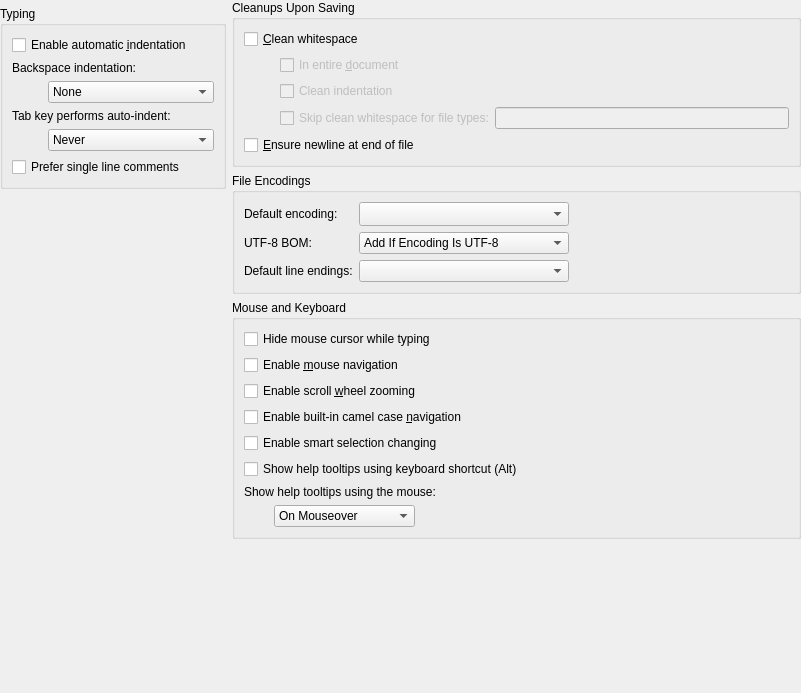
<?xml version="1.0" encoding="UTF-8"?>
<ui version="4.0">
 <class>TextEditor::Internal::BehaviorSettingsWidget</class>
 <widget class="QWidget" name="TextEditor::Internal::BehaviorSettingsWidget">
  <property name="geometry">
   <rect>
    <x>0</x>
    <y>0</y>
    <width>801</width>
    <height>693</height>
   </rect>
  </property>
  <layout class="QHBoxLayout" name="horizontalLayout">
   <property name="leftMargin">
    <number>0</number>
   </property>
   <property name="topMargin">
    <number>0</number>
   </property>
   <property name="rightMargin">
    <number>0</number>
   </property>
   <property name="bottomMargin">
    <number>0</number>
   </property>
   <item>
    <layout class="QVBoxLayout" name="verticalLayout_2">
     <item>
      <widget class="TextEditor::SimpleCodeStylePreferencesWidget" name="tabPreferencesWidget" native="true"/>
     </item>
     <item>
      <widget class="QGroupBox" name="groupBoxTyping">
       <property name="title">
        <string>Typing</string>
       </property>
       <property name="flat">
        <bool>false</bool>
       </property>
       <layout class="QGridLayout" name="gridLayout_3">
        <item row="5" column="1">
         <widget class="QComboBox" name="tabKeyBehavior">
          <property name="sizePolicy">
           <sizepolicy hsizetype="MinimumExpanding" vsizetype="Fixed">
            <horstretch>0</horstretch>
            <verstretch>0</verstretch>
           </sizepolicy>
          </property>
          <item>
           <property name="text">
            <string>Never</string>
           </property>
          </item>
          <item>
           <property name="text">
            <string>Always</string>
           </property>
          </item>
          <item>
           <property name="text">
            <string>In Leading White Space</string>
           </property>
          </item>
         </widget>
        </item>
        <item row="3" column="1">
         <widget class="QComboBox" name="smartBackspaceBehavior">
          <property name="sizePolicy">
           <sizepolicy hsizetype="MinimumExpanding" vsizetype="Fixed">
            <horstretch>0</horstretch>
            <verstretch>0</verstretch>
           </sizepolicy>
          </property>
          <property name="toolTip">
           <string>&lt;html&gt;&lt;head/&gt;&lt;body&gt;
Specifies how backspace interacts with indentation.

&lt;ul&gt;
&lt;li&gt;None: No interaction at all. Regular plain backspace behavior.
&lt;/li&gt;

&lt;li&gt;Follows Previous Indents: In leading white space it will take the cursor back to the nearest indentation level used in previous lines.
&lt;/li&gt;

&lt;li&gt;Unindents: If the character behind the cursor is a space it behaves as a backtab.
&lt;/li&gt;
&lt;/ul&gt;&lt;/body&gt;&lt;/html&gt;
</string>
          </property>
          <item>
           <property name="text">
            <string>None</string>
           </property>
          </item>
          <item>
           <property name="text">
            <string>Follows Previous Indents</string>
           </property>
          </item>
          <item>
           <property name="text">
            <string>Unindents</string>
           </property>
          </item>
         </widget>
        </item>
        <item row="0" column="0" colspan="2">
         <widget class="QCheckBox" name="autoIndent">
          <property name="text">
           <string>Enable automatic &amp;indentation</string>
          </property>
         </widget>
        </item>
        <item row="4" column="0" colspan="2">
         <widget class="QLabel" name="tabKeyBehaviorLabel">
          <property name="text">
           <string>Tab key performs auto-indent:</string>
          </property>
         </widget>
        </item>
        <item row="2" column="0" colspan="2">
         <widget class="QLabel" name="smartBackspaceLabel">
          <property name="text">
           <string>Backspace indentation:</string>
          </property>
         </widget>
        </item>
        <item row="5" column="0">
         <spacer name="horizontalSpacer_5">
          <property name="orientation">
           <enum>Qt::Horizontal</enum>
          </property>
          <property name="sizeType">
           <enum>QSizePolicy::Fixed</enum>
          </property>
          <property name="sizeHint" stdset="0">
           <size>
            <width>30</width>
            <height>20</height>
           </size>
          </property>
         </spacer>
        </item>
        <item row="6" column="0" colspan="2">
         <widget class="QCheckBox" name="preferSingleLineComments">
          <property name="text">
           <string>Prefer single line comments</string>
          </property>
         </widget>
        </item>
       </layout>
      </widget>
     </item>
     <item>
      <spacer name="verticalSpacer">
       <property name="orientation">
        <enum>Qt::Vertical</enum>
       </property>
       <property name="sizeHint" stdset="0">
        <size>
         <width>28</width>
         <height>13</height>
        </size>
       </property>
      </spacer>
     </item>
    </layout>
   </item>
   <item>
    <layout class="QVBoxLayout" name="verticalLayout_3">
     <item>
      <widget class="QGroupBox" name="groupBoxStorageSettings">
       <property name="toolTip">
        <string>Cleanup actions which are automatically performed right before the file is saved to disk.</string>
       </property>
       <property name="title">
        <string>Cleanups Upon Saving</string>
       </property>
       <layout class="QGridLayout" name="gridLayout_2">
        <item row="5" column="1">
         <widget class="QWidget" name="widget" native="true">
          <layout class="QHBoxLayout" name="horizontalLayout_3">
           <property name="spacing">
            <number>0</number>
           </property>
           <property name="leftMargin">
            <number>0</number>
           </property>
           <property name="topMargin">
            <number>0</number>
           </property>
           <property name="rightMargin">
            <number>0</number>
           </property>
           <property name="bottomMargin">
            <number>0</number>
           </property>
           <item>
            <widget class="QCheckBox" name="skipTrailingWhitespace">
             <property name="enabled">
              <bool>false</bool>
             </property>
             <property name="toolTip">
              <string>For the file patterns listed, do not trim trailing whitespace.</string>
             </property>
             <property name="text">
              <string>Skip clean whitespace for file types:</string>
             </property>
             <property name="checked">
              <bool>false</bool>
             </property>
             <property name="tristate">
              <bool>false</bool>
             </property>
            </widget>
           </item>
           <item>
            <widget class="QLineEdit" name="ignoreFileTypes">
             <property name="enabled">
              <bool>false</bool>
             </property>
             <property name="acceptDrops">
              <bool>false</bool>
             </property>
             <property name="toolTip">
              <string>List of wildcard-aware file patterns, separated by commas or semicolons.</string>
             </property>
             <property name="text">
              <string/>
             </property>
            </widget>
           </item>
          </layout>
         </widget>
        </item>
        <item row="9" column="0" colspan="2">
         <widget class="QCheckBox" name="addFinalNewLine">
          <property name="enabled">
           <bool>true</bool>
          </property>
          <property name="toolTip">
           <string>Always writes a newline character at the end of the file.</string>
          </property>
          <property name="text">
           <string>&amp;Ensure newline at end of file</string>
          </property>
         </widget>
        </item>
        <item row="1" column="0">
         <spacer name="horizontalSpacer_2">
          <property name="orientation">
           <enum>Qt::Horizontal</enum>
          </property>
          <property name="sizeType">
           <enum>QSizePolicy::Fixed</enum>
          </property>
          <property name="sizeHint" stdset="0">
           <size>
            <width>30</width>
            <height>20</height>
           </size>
          </property>
         </spacer>
        </item>
        <item row="0" column="0" colspan="2">
         <widget class="QCheckBox" name="cleanWhitespace">
          <property name="toolTip">
           <string>Removes trailing whitespace upon saving.</string>
          </property>
          <property name="text">
           <string>&amp;Clean whitespace</string>
          </property>
         </widget>
        </item>
        <item row="3" column="1">
         <widget class="QCheckBox" name="cleanIndentation">
          <property name="enabled">
           <bool>false</bool>
          </property>
          <property name="toolTip">
           <string>Corrects leading whitespace according to tab settings.</string>
          </property>
          <property name="text">
           <string>Clean indentation</string>
          </property>
         </widget>
        </item>
        <item row="1" column="1">
         <widget class="QCheckBox" name="inEntireDocument">
          <property name="enabled">
           <bool>false</bool>
          </property>
          <property name="sizePolicy">
           <sizepolicy hsizetype="Expanding" vsizetype="Fixed">
            <horstretch>0</horstretch>
            <verstretch>0</verstretch>
           </sizepolicy>
          </property>
          <property name="toolTip">
           <string>Cleans whitespace in entire document instead of only for changed parts.</string>
          </property>
          <property name="text">
           <string>In entire &amp;document</string>
          </property>
         </widget>
        </item>
       </layout>
      </widget>
     </item>
     <item>
      <widget class="QGroupBox" name="groupBoxEncodings">
       <property name="title">
        <string>File Encodings</string>
       </property>
       <layout class="QGridLayout" name="gridLayout">
        <item row="0" column="0">
         <widget class="QLabel" name="encodingLabel">
          <property name="text">
           <string>Default encoding: </string>
          </property>
         </widget>
        </item>
        <item row="0" column="1">
         <widget class="QComboBox" name="encodingBox">
          <property name="sizePolicy">
           <sizepolicy hsizetype="Preferred" vsizetype="Fixed">
            <horstretch>0</horstretch>
            <verstretch>0</verstretch>
           </sizepolicy>
          </property>
          <property name="sizeAdjustPolicy">
           <enum>QComboBox::AdjustToMinimumContentsLengthWithIcon</enum>
          </property>
          <property name="minimumContentsLength">
           <number>20</number>
          </property>
         </widget>
        </item>
        <item row="0" column="2">
         <spacer name="horizontalSpacer_6">
          <property name="orientation">
           <enum>Qt::Horizontal</enum>
          </property>
          <property name="sizeType">
           <enum>QSizePolicy::Expanding</enum>
          </property>
          <property name="sizeHint" stdset="0">
           <size>
            <width>285</width>
            <height>20</height>
           </size>
          </property>
         </spacer>
        </item>
        <item row="1" column="1">
         <widget class="QComboBox" name="utf8BomBox">
          <property name="toolTip">
           <string>&lt;html&gt;&lt;head/&gt;&lt;body&gt;
&lt;p&gt;How text editors should deal with UTF-8 Byte Order Marks. The options are:&lt;/p&gt;
&lt;ul &gt;&lt;li&gt;&lt;i&gt;Add If Encoding Is UTF-8:&lt;/i&gt; always add a BOM when saving a file in UTF-8 encoding. Note that this will not work if the encoding is &lt;i&gt;System&lt;/i&gt;, as the text editor does not know what it actually is.&lt;/li&gt;
&lt;li&gt;&lt;i&gt;Keep If Already Present: &lt;/i&gt;save the file with a BOM if it already had one when it was loaded.&lt;/li&gt;
&lt;li&gt;&lt;i&gt;Always Delete:&lt;/i&gt; never write an UTF-8 BOM, possibly deleting a pre-existing one.&lt;/li&gt;&lt;/ul&gt;
&lt;p&gt;Note that UTF-8 BOMs are uncommon and treated incorrectly by some editors, so it usually makes little sense to add any.&lt;/p&gt;
&lt;p&gt;This setting does &lt;b&gt;not&lt;/b&gt; influence the use of UTF-16 and UTF-32 BOMs.&lt;/p&gt;&lt;/body&gt;&lt;/html&gt;</string>
          </property>
          <item>
           <property name="text">
            <string>Add If Encoding Is UTF-8</string>
           </property>
          </item>
          <item>
           <property name="text">
            <string>Keep If Already Present</string>
           </property>
          </item>
          <item>
           <property name="text">
            <string>Always Delete</string>
           </property>
          </item>
         </widget>
        </item>
        <item row="1" column="0">
         <widget class="QLabel" name="utf8BomLabel">
          <property name="text">
           <string>UTF-8 BOM:</string>
          </property>
         </widget>
        </item>
        <item row="2" column="0">
         <widget class="QLabel" name="defaultLineEndingsLabel">
          <property name="text">
           <string>Default line endings:</string>
          </property>
         </widget>
        </item>
        <item row="2" column="1">
         <widget class="QComboBox" name="defaultLineEndings"/>
        </item>
       </layout>
      </widget>
     </item>
     <item>
      <widget class="QGroupBox" name="groupBoxMouse">
       <property name="title">
        <string>Mouse and Keyboard</string>
       </property>
       <layout class="QVBoxLayout" name="verticalLayout">
        <item>
         <widget class="QCheckBox" name="mouseHiding">
          <property name="text">
           <string>Hide mouse cursor while typing</string>
          </property>
         </widget>
        </item>
        <item>
         <widget class="QCheckBox" name="mouseNavigation">
          <property name="text">
           <string>Enable &amp;mouse navigation</string>
          </property>
         </widget>
        </item>
        <item>
         <widget class="QCheckBox" name="scrollWheelZooming">
          <property name="text">
           <string>Enable scroll &amp;wheel zooming</string>
          </property>
         </widget>
        </item>
        <item>
         <widget class="QCheckBox" name="camelCaseNavigation">
          <property name="text">
           <string>Enable built-in camel case &amp;navigation</string>
          </property>
         </widget>
        </item>
        <item>
         <widget class="QCheckBox" name="smartSelectionChanging">
          <property name="toolTip">
           <string>Using Select Block Up / Down actions will now provide smarter selections.</string>
          </property>
          <property name="text">
           <string>Enable smart selection changing</string>
          </property>
         </widget>
        </item>
        <item>
         <widget class="QCheckBox" name="keyboardTooltips">
          <property name="toolTip">
           <string>Pressing Alt displays context-sensitive help or type information as tooltips.</string>
          </property>
          <property name="text">
           <string>Show help tooltips using keyboard shortcut (Alt)</string>
          </property>
         </widget>
        </item>
        <item>
         <widget class="QLabel" name="helpTooltipsLabel">
          <property name="text">
           <string>Show help tooltips using the mouse:</string>
          </property>
         </widget>
        </item>
        <item>
         <layout class="QHBoxLayout" name="horizontalLayout_2">
          <item>
           <spacer name="horizontalSpacer">
            <property name="orientation">
             <enum>Qt::Horizontal</enum>
            </property>
            <property name="sizeType">
             <enum>QSizePolicy::Fixed</enum>
            </property>
            <property name="sizeHint" stdset="0">
             <size>
              <width>30</width>
              <height>20</height>
             </size>
            </property>
           </spacer>
          </item>
          <item>
           <widget class="QComboBox" name="constrainTooltipsBox">
            <item>
             <property name="text">
              <string>On Mouseover</string>
             </property>
            </item>
            <item>
             <property name="text">
              <string>On Shift+Mouseover</string>
             </property>
            </item>
           </widget>
          </item>
          <item>
           <spacer name="horizontalSpacer_3">
            <property name="orientation">
             <enum>Qt::Horizontal</enum>
            </property>
            <property name="sizeHint" stdset="0">
             <size>
              <width>40</width>
              <height>20</height>
             </size>
            </property>
           </spacer>
          </item>
         </layout>
        </item>
       </layout>
      </widget>
     </item>
     <item>
      <spacer name="verticalSpacer_2">
       <property name="orientation">
        <enum>Qt::Vertical</enum>
       </property>
       <property name="sizeHint" stdset="0">
        <size>
         <width>20</width>
         <height>40</height>
        </size>
       </property>
      </spacer>
     </item>
    </layout>
   </item>
  </layout>
 </widget>
 <customwidgets>
  <customwidget>
   <class>TextEditor::SimpleCodeStylePreferencesWidget</class>
   <extends>QWidget</extends>
   <header location="global">texteditor/simplecodestylepreferenceswidget.h</header>
   <container>1</container>
  </customwidget>
 </customwidgets>
 <tabstops>
  <tabstop>autoIndent</tabstop>
  <tabstop>smartBackspaceBehavior</tabstop>
  <tabstop>tabKeyBehavior</tabstop>
  <tabstop>cleanWhitespace</tabstop>
  <tabstop>inEntireDocument</tabstop>
  <tabstop>cleanIndentation</tabstop>
  <tabstop>addFinalNewLine</tabstop>
  <tabstop>encodingBox</tabstop>
  <tabstop>utf8BomBox</tabstop>
  <tabstop>mouseHiding</tabstop>
  <tabstop>mouseNavigation</tabstop>
  <tabstop>scrollWheelZooming</tabstop>
  <tabstop>camelCaseNavigation</tabstop>
  <tabstop>smartSelectionChanging</tabstop>
  <tabstop>keyboardTooltips</tabstop>
  <tabstop>constrainTooltipsBox</tabstop>
 </tabstops>
 <resources/>
 <connections>
  <connection>
   <sender>cleanWhitespace</sender>
   <signal>toggled(bool)</signal>
   <receiver>inEntireDocument</receiver>
   <slot>setEnabled(bool)</slot>
   <hints>
    <hint type="sourcelabel">
     <x>87</x>
     <y>323</y>
    </hint>
    <hint type="destinationlabel">
     <x>205</x>
     <y>353</y>
    </hint>
   </hints>
  </connection>
  <connection>
   <sender>cleanWhitespace</sender>
   <signal>toggled(bool)</signal>
   <receiver>cleanIndentation</receiver>
   <slot>setEnabled(bool)</slot>
   <hints>
    <hint type="sourcelabel">
     <x>60</x>
     <y>323</y>
    </hint>
    <hint type="destinationlabel">
     <x>134</x>
     <y>384</y>
    </hint>
   </hints>
  </connection>
  <connection>
   <sender>cleanWhitespace</sender>
   <signal>toggled(bool)</signal>
   <receiver>skipTrailingWhitespace</receiver>
   <slot>setEnabled(bool)</slot>
   <hints>
    <hint type="sourcelabel">
     <x>530</x>
     <y>48</y>
    </hint>
    <hint type="destinationlabel">
     <x>548</x>
     <y>144</y>
    </hint>
   </hints>
  </connection>
  <connection>
   <sender>cleanWhitespace</sender>
   <signal>toggled(bool)</signal>
   <receiver>ignoreFileTypes</receiver>
   <slot>setEnabled(bool)</slot>
   <hints>
    <hint type="sourcelabel">
     <x>530</x>
     <y>48</y>
    </hint>
    <hint type="destinationlabel">
     <x>556</x>
     <y>177</y>
    </hint>
   </hints>
  </connection>
 </connections>
</ui>
